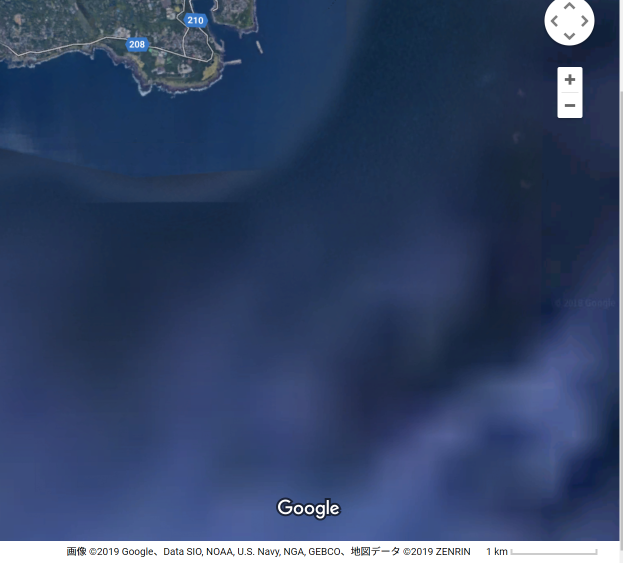
#> input picture map/Izu_sea_2019.png, 1245 x 1125 px (shown at 1/2 size)
$ python test_plot.py
#> lines starting #> are read from the running program, lines starting #| are printed output that depends on the picture
import os
import math
import datetime
import json
import numpy as np
import quaternion as qt
import environment as env
import numpy.linalg as nplin
import matplotlib.pyplot as plt
import matplotlib.patches as patches
from matplotlib.ticker import *
from PIL import Image
from mpl_toolkits.mplot3d import Axes3D

fig, ax = plt.subplots(figsize=(11,5))
ax.xaxis.set_minor_locator(MultipleLocator(100))
ax.yaxis.set_minor_locator(MultipleLocator(100))
mag_dec_deg = 7.53   # [deg]
pixel2meter = 5.882352941176471
color_line = '#ffbf00'
# Set map image
img_map = Image.open("./map/Izu_sea_2019.png")
#> img_map is the input picture: PIL image 1245x1125 RGB; mean R, G, B 52, 68.7, 102.8
img_map = img_map.rotate(mag_dec_deg)
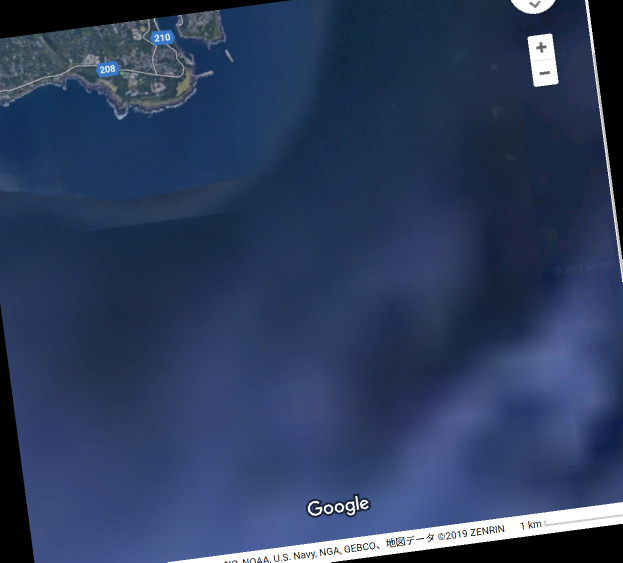
#> img_map: PIL image 1245x1125 RGB (shown at 1/2 size); mean R, G, B 45.4, 61.5, 94.4
img_list = np.asarray(img_map)
img_width = img_map.size[0]
#> img_width = 1245
img_height = img_map.size[1]
#> img_height = 1125
img_origin = np.array([361,-178]) #(x,y)
px_limit_circle_origin = np.array([660,-486])
m_limit_circle_origin = px_limit_circle_origin
m_limit_circle_origin[0] = (px_limit_circle_origin[0]-img_origin[0])*pixel2meter
m_limit_circle_origin[1] = (px_limit_circle_origin[1]-img_origin[1])*pixel2meter

img_left =   -1.0 * img_origin[0] * pixel2meter
img_right = (img_width - img_origin[0]) * pixel2meter
#> img_right = 5200
img_top = -img_origin[1] * pixel2meter
img_bottom = -1.0 * (img_height + img_origin[1]) * pixel2meter
#> img_bottom = -5570.6
ax.plot(m_limit_circle_origin[0],m_limit_circle_origin[1],"yo")
ax.plot(0,0,"ro")

circle = patches.Circle(xy=m_limit_circle_origin, radius=2500,ec=color_line, fill=False)
ax.add_patch(circle)

ax.imshow(img_list, extent=(img_left, img_right, img_bottom, img_top))
#ax.imshow(img_list)

plt.show()
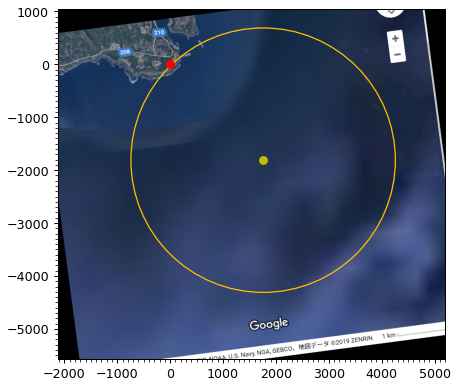
#> figure drawn by matplotlib, 1 panel
